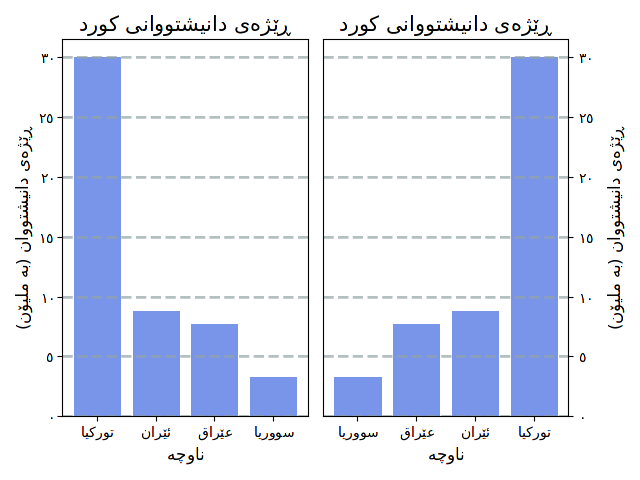

Generate this figure with Python:
#
# matplotlib_kurdish.py
#
#   This script will read in and process a Sorani Kurdish TSV file.
#   
#   mplcairo supports a number of backends available. 
#
#   If you wish to save plot as an image, rather than display plot
#   use module://mplcairo.base
#
#   Depending on your OS and system configuration a number of 
#   backends that render to widgets are available:
#      * module://mplcairo.gtk (used below for non-macOS installs)
#      * module://mplcairo.gtk_native
#      * module://mplcairo.qt
#      * module://mplcairo.tk
#      * module://mplcairo.wx
#      * module://mplcairo.macosx  (used below for macOS)

import pandas as pd
import locale, platform
import gi
import mplcairo
import matplotlib as mpl
if platform.system() == "Darwin":
    mpl.use("module://mplcairo.macosx")
else:
    gi.require_version("Gtk", "3.0")
    mpl.use("module://mplcairo.gtk")
    # mpl.use("module://mplcairo.qt")
import matplotlib.pyplot as plt
import matplotlib.ticker as ticker
import seaborn as sns
import unicodedata as ud, regex as re

# Convert non-Western Arabic digits to Western Arabic digits
def convert_digits(s, sep = (",", ".")):
    nd = re.compile(r'^-?\p{Nd}[,.\u066B\u066C\u0020\u2009\p{Nd}]*$')
    tsep, dsep = sep
    if nd.match(s):
        s = s.replace(tsep, "")
        s = ''.join([str(ud.decimal(c, c)) for c in s])
        if dsep in s:
            return float(s.replace(dsep, ".")) if dsep != "." else float(s)
        return int(s)
    return s

# Specify grouping and decimal seperators using in data
seps = ("\u066C", "\u066B")
# convert entries to hyphen to Eastern Arabic zero, and pass to convert_digits()
digitsconv = lambda x: convert_digits(x.replace("-", "٠"), sep = seps)

# Covert Western Arabic digits to Eastern Arabic digits for tick labels
def convert_to_sorani_ns(n, p=None, scale=None):
    locale.setlocale(locale.LC_ALL, "en_US.UTF-8")
    decimal_places = 2
    n = n * scale if scale else n
    format_string = '%0.' + str(decimal_places) + 'f' if type(n) == float else '%d'
    n = locale.format_string(format_string, n, grouping=True, monetary=True)
    n = n.replace(",", "ṯ").replace(".", "ḏ")
    sep = ["\u066C", "\u066B"]
    t = n.maketrans("0123456789", "٠١٢٣٤٥٦٧٨٩")
    locale.setlocale(locale.LC_ALL, "")
    return n.translate(t).replace("ṯ", sep[0] ).replace("ḏ", sep[1])

# import data
import pandas as pd
conv = {
    'سووریا': digitsconv,
    'عێراق': digitsconv,
    'ئێران': digitsconv,
    'تورکیا': digitsconv,
    'جیھانی': digitsconv
}
df = pd.read_table("../data/demographics.tsv", converters=conv)
print(df)

# get sum of each column
col_list=["تورکیا" ,"ئێران" ,"عێراق" ,"سووریا"]
total_df = df[col_list].sum(axis=0)
print(total_df)




fig, axes = plt.subplots(1,2)
plt.rcParams.update({'font.family':'Vazirmatn'})

# axes[0] - subplot with default (LTR) layout 
axes[0].bar(total_df.index, total_df.values, color='royalblue', alpha=0.7)
axes[0].grid(color='#95a5a6', linestyle='--', linewidth=2, axis='y', alpha=0.7)
axes[0].set_xlabel("ناوچە", size=12)
axes[0].set_ylabel("ڕێژەی دانیشتووان (بە ملیۆن)", size=12)
axes[0].set_title('ڕێژەی دانیشتووانی کورد', size=15)

ns_formatter = ticker.FuncFormatter(lambda x, p: convert_to_sorani_ns(x, p, scale=0.000001))
axes[0].get_yaxis().set_major_formatter(ns_formatter)

# axes[1] - subplot with RTL layout 
axes[1].bar(total_df.index, total_df.values, color='royalblue', alpha=0.7)
axes[1].grid(color='#95a5a6', linestyle='--', linewidth=2, axis='y', alpha=0.7)

# move y axis and associated label to right of plot
axes[1].yaxis.tick_right()
axes[1].yaxis.set_label_position("right")
# invert x-axis
#plt.gca().invert_xaxis()
axes[1].invert_xaxis()
axes[1].set_xlabel("ناوچە", size=12)
axes[1].set_ylabel("ڕێژەی دانیشتووان (بە ملیۆن)", size=12, labelpad=10)
axes[1].set_title('ڕێژەی دانیشتووانی کورد', size=15)
axes[1].get_yaxis().set_major_formatter(ns_formatter)

# block=True required for running script in CLI when outputting canvas to widget.
plt.tight_layout()
plt.show(block=True)
